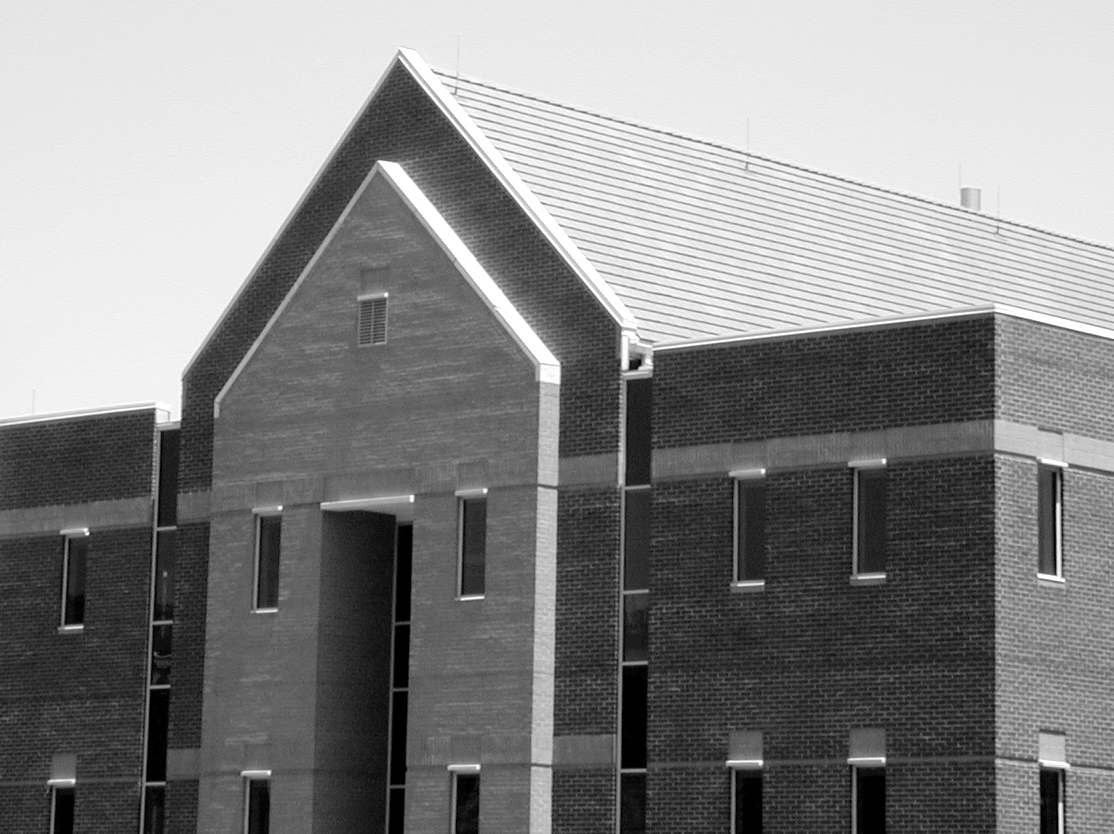
#> input picture original_image/Fig1016(a)(building_original).tif, 1114 x 834 px
$ python '二维梯度幅值.py'
#> lines starting #> are read from the running program, lines starting #| are printed output that depends on the picture
#> in process_sobel_edge_detection, pil_img is the input picture: PIL image 1114x834 L; min 0, max 255, mean 133.3
import numpy as np
import matplotlib.pyplot as plt
import os
from scipy import ndimage
from PIL import Image


def compute_sobel_gradients(img_arr):
    img_float = img_arr.astype(float)

    # Kernel for |gx| (Detects Vertical Edges)
    # Corresponds to Fig 10.14(g) in some editions, used for Fig 10.16(b)
    # [-1, 0, 1]
    # [-2, 0, 2]
    # [-1, 0, 1]
    kx = np.array([[-1, -2, -1],
                   [0, 0, 0],
                   [1, 2, 1]], dtype=float)

    # Kernel for |gy| (Detects Horizontal Edges)
    # Corresponds to Fig 10.14(f), used for Fig 10.16(c)
    # [-1, -2, -1]
    # [ 0,  0,  0]
    # [ 1,  2,  1]
    ky = np.array([[-1, 0, 1],
                   [-2, 0, 2],
                   [-1, 0, 1]], dtype=float)

    gx = ndimage.convolve(img_float, kx)
    gy = ndimage.convolve(img_float, ky)
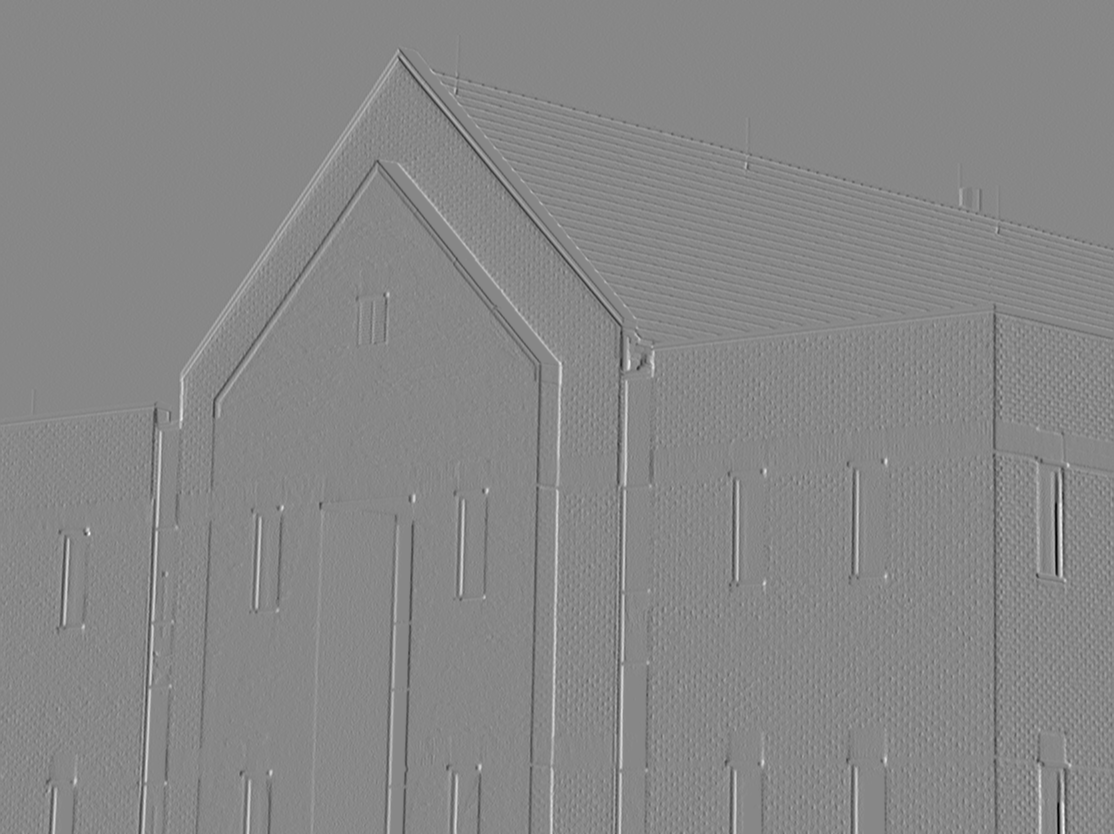
#> gy: shape (834, 1114) float64; min -844, max 743, mean -0.2; drawn with min black and max white

    return np.abs(gx), np.abs(gy)


def process_sobel_edge_detection(image_path, output_dir):
    if not os.path.exists(image_path):
        print(f"Error: {image_path} not found.")
        return

    pil_img = Image.open(image_path).convert('L')
    img = np.array(pil_img)

    abs_gx, abs_gy = compute_sobel_gradients(img)

    magnitude = abs_gx + abs_gy

    display_gx = np.clip(abs_gx, 0, 255).astype(np.uint8)
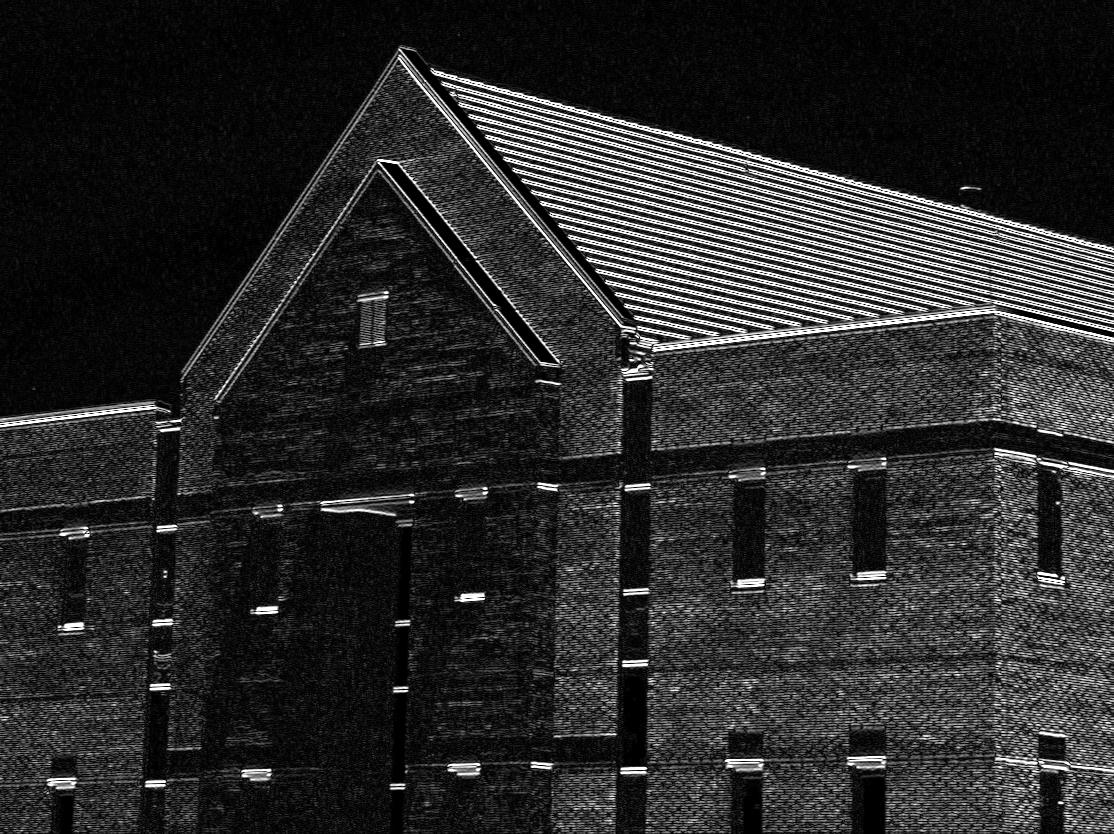
#> display_gx: shape (834, 1114); min 0, max 255, mean 42.9
    display_gy = np.clip(abs_gy, 0, 255).astype(np.uint8)
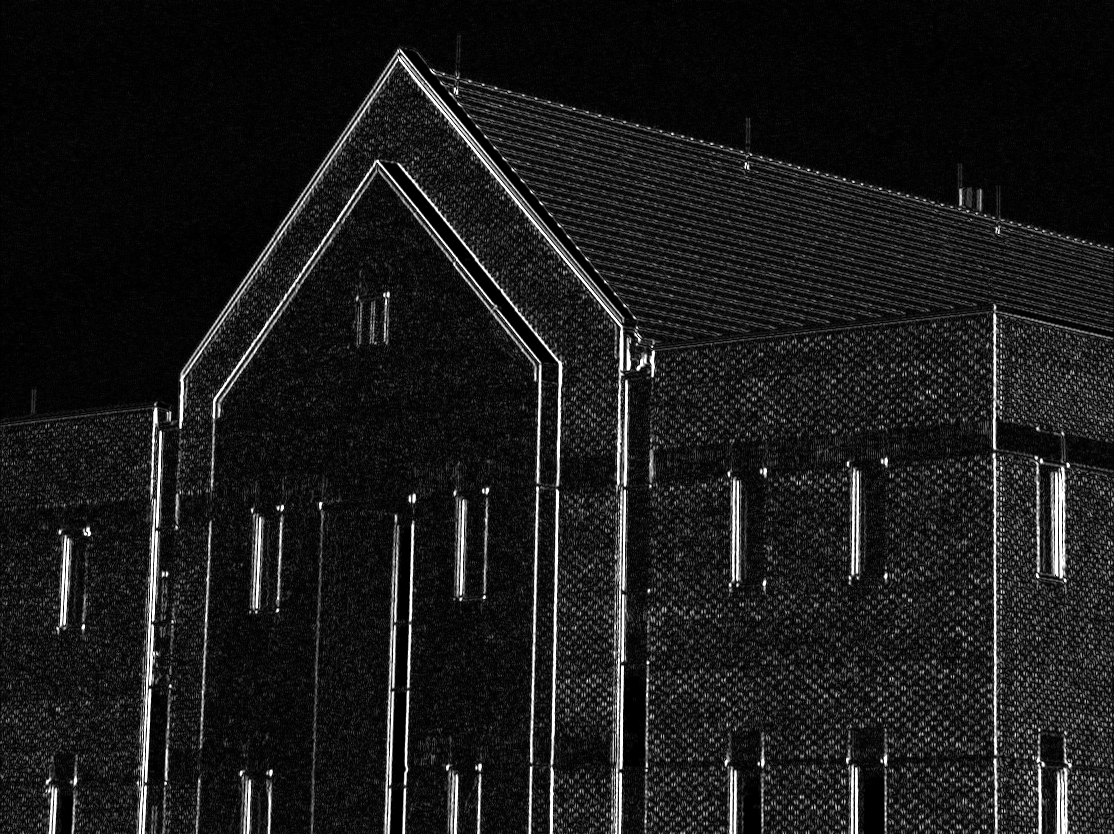
#> display_gy: shape (834, 1114); min 0, max 255, mean 26.5
    display_mag = np.clip(magnitude, 0, 255).astype(np.uint8)
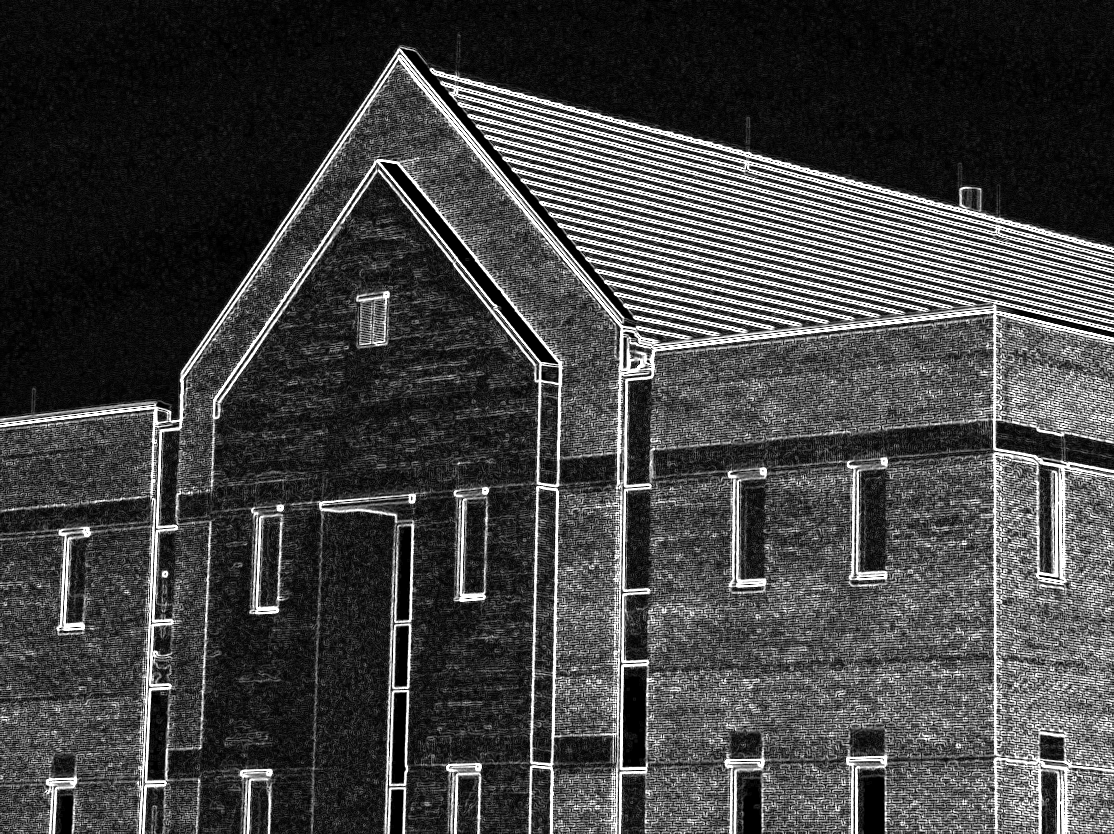
#> display_mag: shape (834, 1114); min 0, max 255, mean 66.3

    fig, axes = plt.subplots(2, 2, figsize=(10, 10))

    # (a) Original
    axes[0, 0].imshow(img, cmap='gray')
    axes[0, 0].set_title('(a) Original Image')
    axes[0, 0].axis('off')

    # (b) |gx| (Vertical Edges)
    axes[0, 1].imshow(display_gx, cmap='gray')
    axes[0, 1].set_title('(b) |gx| component (Vertical Edges)')
    axes[0, 1].axis('off')

    # (c) |gy| (Horizontal Edges)
    axes[1, 0].imshow(display_gy, cmap='gray')
    axes[1, 0].set_title('(c) |gy| component (Horizontal Edges)')
    axes[1, 0].axis('off')

    # (d) |gx| + |gy|
    axes[1, 1].imshow(display_mag, cmap='gray')
    axes[1, 1].set_title('(d) Gradient image |gx| + |gy|')
    axes[1, 1].axis('off')

    plt.tight_layout()
    save_path = os.path.join(output_dir, "Fig1016_sobel_gradients.png")
    plt.savefig(save_path, bbox_inches='tight')
    plt.close()

    print(f"Done. Result saved to {save_path}")


if __name__ == "__main__":
    input_dir = "original_image"
    output_dir = "output_image"
    os.makedirs(output_dir, exist_ok=True)

    filename = "Fig1016(a)(building_original).tif"
    path = os.path.join(input_dir, filename)

    process_sobel_edge_detection(path, output_dir)
